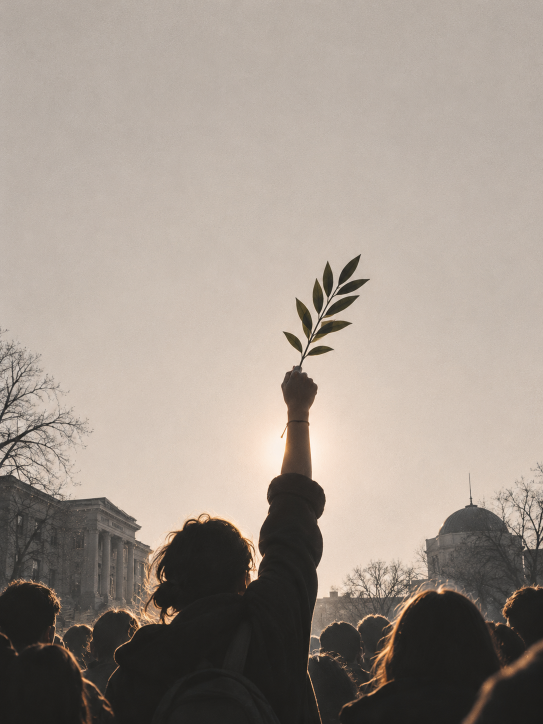
#> input picture Install/Alati/izvor/nova-serija/01_Podignuta_grancica_mir_i_nada_portrait.png, 1086 x 1448 px, given in place of User.png, which was not available (shown at 1/2 size)
$ python Napravi-ikonice.py
#> lines starting #> are read from the running program, lines starting #| are printed output that depends on the picture; after the words box and inside, x2 and y2 are one past the last pixel; in counts of white or black regions, pixels touching at a corner belong together
### Install/Alati/velike_plocice.py
"""Velike (512 px) ikonice Home i Gallery u istom stilu kao postojece plocice (User, Pictures...).

Koristi plocicu iz User.png (bordo pozadina, roze okvir, luk, senka), brise njen glif i crta
novi krem glif sa 4x nadsemplovanjem. Rezultat ide u Icons/PNG kao master.
"""
import os
from PIL import Image, ImageChops, ImageDraw, ImageFilter

BG = (104, 5, 31, 255)
GLYPH = (255, 250, 247, 255)
OUTLINE = (214, 190, 192, 255)
X = 4  # nadsemplovanje


def blank_tile(png_dir):
    tile = Image.open(os.path.join(png_dir, 'User.png')).convert('RGBA')
    ImageDraw.Draw(tile).rectangle((140, 128, 372, 362), fill=BG)
    return tile


def _paint(tile, mask_big):
    """mask_big: L maska glifa u 4x velicini."""
    m = mask_big.resize(tile.size, Image.LANCZOS)
    edge = mask_big.filter(ImageFilter.MaxFilter(9)).resize(tile.size, Image.LANCZOS)
    o = Image.new('RGBA', tile.size, OUTLINE); o.putalpha(edge); tile.alpha_composite(o)
    g = Image.new('RGBA', tile.size, GLYPH); g.putalpha(m); tile.alpha_composite(g)
    return tile


def S(v):
    return v * X


def home(png_dir):
    tile = blank_tile(png_dir)
    m = Image.new('L', (512 * X, 512 * X), 0)
    d = ImageDraw.Draw(m)
    d.polygon([(S(256), S(132)), (S(384), S(246)), (S(350), S(246)), (S(350), S(372)), (S(162), S(372)), (S(162), S(246)), (S(128), S(246))], fill=255)
    d.rectangle((S(318), S(150), S(344), S(214)), fill=255)                    # dimnjak
    door = Image.new('L', m.size, 0)
    ImageDraw.Draw(door).rounded_rectangle((S(228), S(286), S(284), S(380)), radius=S(24), fill=255)
    m = ImageChops.subtract(m, door)
    return _paint(tile, m)


def gallery(png_dir):
    tile = blank_tile(png_dir)
    big = (512 * X, 512 * X)
    stroke = S(20)
    front_box = (S(140), S(196), S(332), S(352))
    back_box = (S(186), S(150), S(378), S(306))
    front = Image.new('L', big, 0)
    ImageDraw.Draw(front).rounded_rectangle(front_box, radius=S(22), outline=255, width=stroke)
    inner = Image.new('L', big, 0)
    d = ImageDraw.Draw(inner)
    d.polygon([(S(166), S(328)), (S(214), S(262)), (S(246), S(300)), (S(270), S(276)), (S(308), S(328))], fill=255)
    d.ellipse((S(262), S(222), S(296), S(256)), fill=255)
    back = Image.new('L', big, 0)
    ImageDraw.Draw(back).rounded_rectangle(back_box, radius=S(22), outline=255, width=stroke)
    cut = Image.new('L', big, 0)
    ImageDraw.Draw(cut).rounded_rectangle((front_box[0] - S(16), front_box[1] - S(16), front_box[2] + S(16), front_box[3] + S(16)), radius=S(30), fill=255)
    back = ImageChops.subtract(back, cut)
    m = ImageChops.lighter(ImageChops.lighter(front, inner), back)
    return _paint(tile, m)


def build(png_dir):
    home(png_dir).save(os.path.join(png_dir, 'Home.png'))
    gallery(png_dir).save(os.path.join(png_dir, 'Gallery.png'))

### Install/Alati/Napravi-ikonice.py
"""Pravi Windows .ico fajlove iz 512 px PNG mastera (Icons/PNG -> Icons/ICO).

Pokretanje (potreban Python 3 + Pillow):
    py -I Install/Alati/Napravi-ikonice.py

Sta radi:
- Velicine 16, 20, 24, 32, 40, 48, 64 kao 32-bitni BMP (DIB) i 96, 128, 256 kao PNG,
  kako Microsoft preporucuje (male PNG ikonice neki delovi Windows-a ne prikazuju dobro).
  20 i 40 px su za 125% i 250% skaliranja ekrana.
- Home, Gallery, Desktop, Dokumenti, Preuzimanja, Slike, Muzika, Video do 32 px koriste
  razlicite siluete (male_ikonice.py), da bi se razlikovale u levoj navigaciji Explorer-a.
- Ostale male velicine (<= 48 px) se crtaju posebno umesto da se samo smanji velika slika:
  * fascikle sa znackom: znacka (dokument, preuzimanje, slika...) se uvecava da bi se
    fascikle razlikovale i na 16 px u navigacionom oknu Explorer-a;
  * zaobljene plocice: uklanja se meka senka koja na malim velicinama pravi mrlju;
  * sve se secu na stvarne ivice slike da bi popunile okvir kao Windows ikonice.
"""
import io
import os
import struct
import sys

from PIL import Image, ImageChops, ImageDraw, ImageFilter

sys.path.insert(0, os.path.dirname(os.path.abspath(__file__)))  # py -I ne dodaje fasciklu skripte
import male_ikonice      # noqa: E402  siluete za 16-32 px
import velike_plocice    # noqa: E402  Home/Gallery 512 px masteri

ROOT = os.path.abspath(os.path.join(os.path.dirname(__file__), '..', '..'))
PNG_DIR = os.path.join(ROOT, 'Icons', 'PNG')
ICO_DIR = os.path.join(ROOT, 'Icons', 'ICO')

BMP_SIZES = [16, 20, 24, 32, 40, 48, 64]
PNG_SIZES = [96, 128, 256]
SMALL = 48                       # do ove velicine vazi posebno crtanje
BADGE_C, BADGE_R = (399.5, 399.5), 73.5   # znacka u 512 px masteru
BADGE_RATIO = {16: 0.70, 20: 0.66, 22: 0.64, 24: 0.62, 32: 0.56, 40: 0.52, 48: 0.48}

FOLDER_BADGE = ['Folder-Documents', 'Folder-Downloads', 'Folder-Pictures', 'Folder-Music', 'Folder-Video',
                'Folder-Projects', 'Folder-Education', 'Folder-Team', 'Folder-Favorites']
TILES = ['Browser', 'Drive', 'Music', 'Network', 'Pictures', 'Printer', 'Security', 'User', 'Video', 'Home', 'Gallery']


def load(name):
    return Image.open(os.path.join(PNG_DIR, name + '.png')).convert('RGBA')


def alpha_bbox(im, threshold=24):
    return im.getchannel('A').point(lambda v: 255 if v > threshold else 0).getbbox()


def fit(im, size, sharpen):
    """Smanji sliku tako da stane u size x size uz ocuvan odnos stranica, centrirano."""
    w, h = im.size
    k = size / max(w, h)
    nw, nh = max(1, round(w * k)), max(1, round(h * k))
    # Smanjivanje u koracima daje cistije ivice nego jedan veliki skok.
    cur = im
    while cur.width > nw * 2:
        cur = cur.resize((cur.width // 2, cur.height // 2), Image.LANCZOS)
    cur = cur.resize((nw, nh), Image.LANCZOS)
    if sharpen:
        cur = unsharp_rgba(cur, size)
    out = Image.new('RGBA', (size, size), (0, 0, 0, 0))
    out.alpha_composite(cur, ((size - nw) // 2, (size - nh) // 2))
    return out


def unsharp_rgba(im, size):
    pct = 70 if size <= 24 else 45
    rgb = im.convert('RGB').filter(ImageFilter.UnsharpMask(radius=0.8, percent=pct, threshold=1))
    out = rgb.convert('RGBA')
    out.putalpha(im.getchannel('A'))
    return out


def remove_soft_shadow(im):
    """Plocice imaju sivu meku senku dole desno; za male velicine je uklanjamo."""
    px = im.load()
    out = im.copy()
    po = out.load()
    for y in range(im.height):
        for x in range(im.width):
            r, g, b, a = px[x, y]
            if 0 < a < 250 and max(r, g, b) - min(r, g, b) < 28:
                po[x, y] = (r, g, b, 0)
    return out


def badge_from(master):
    cx, cy = BADGE_C
    r = BADGE_R
    box = (round(cx - r), round(cy - r), round(cx + r), round(cy + r))
    crop = master.crop(box)
    s = crop.width
    mask = Image.new('L', (s * 4, s * 4), 0)
    ImageDraw.Draw(mask).ellipse((0, 0, s * 4 - 1, s * 4 - 1), fill=255)
    mask = mask.resize((s, s), Image.LANCZOS)
    crop.putalpha(ImageChops.multiply(crop.getchannel('A'), mask))
    return crop


def small_badged_folder(name, size, base_master):
    master = load(name)
    base = base_master.crop(alpha_bbox(base_master))
    canvas = fit(base, size, sharpen=True)
    d = max(7, round(size * BADGE_RATIO[size]))
    badge = badge_from(master)
    b = badge
    while b.width > d * 2:
        b = b.resize((b.width // 2, b.height // 2), Image.LANCZOS)
    b = unsharp_rgba(b.resize((d, d), Image.LANCZOS), size)
    canvas.alpha_composite(b, (size - d, size - d))
    return canvas


def render(name, size, base_master):
    if name in male_ikonice.GLYPHS and size <= male_ikonice.GLYPH_MAX:
        return male_ikonice.GLYPHS[name](size)
    master = load(name)
    if size > SMALL:
        return fit(master, size, sharpen=False) if size != 256 else master.resize((256, 256), Image.LANCZOS)
    if name in FOLDER_BADGE:
        return small_badged_folder(name, size, base_master)
    src = remove_soft_shadow(master) if name in TILES else master
    return fit(src.crop(alpha_bbox(src)), size, sharpen=True)


def bmp_entry(im):
    s = im.width
    header = struct.pack('<IiiHHIIiiII', 40, s, s * 2, 1, 32, 0, 0, 0, 0, 0, 0)
    px = im.load()
    rows = bytearray()
    for y in range(s - 1, -1, -1):
        for x in range(s):
            r, g, b, a = px[x, y]
            rows += bytes((b, g, r, a))
    stride = ((s + 31) // 32) * 4
    mask = bytearray()
    for y in range(s - 1, -1, -1):
        row = bytearray(stride)
        for x in range(s):
            if px[x, y][3] == 0:
                row[x // 8] |= 0x80 >> (x % 8)
        mask += row
    return header + bytes(rows) + bytes(mask)


def png_entry(im):
    buf = io.BytesIO()
    im.save(buf, 'PNG', optimize=True)
    return buf.getvalue()


def write_ico(path, images):
    entries = [(im.width, bmp_entry(im) if im.width in BMP_SIZES else png_entry(im)) for im in images]
    offset = 6 + 16 * len(entries)
    out = bytearray(struct.pack('<HHH', 0, 1, len(entries)))
    data = bytearray()
    for size, blob in entries:
        dim = 0 if size >= 256 else size
        out += struct.pack('<BBBBHHII', dim, dim, 0, 0, 1, 32, len(blob), offset + len(data))
        data += blob
    with open(path, 'wb') as f:
        f.write(out + data)


def main():
    # Novi masteri: Home i Gallery (plocice), Desktop (isti crtez kao Monitor, druga mala silueta)
    velike_plocice.build(PNG_DIR)
#> in home, `m = Image.new('L', (512 * X, 512 * X), 0)`: m: PIL image 2048x2048 L; every value is 0
#> in home, `ImageDraw.Draw(door).rounded_rectangle((S(228), S(286), S(284), S(380)..`:
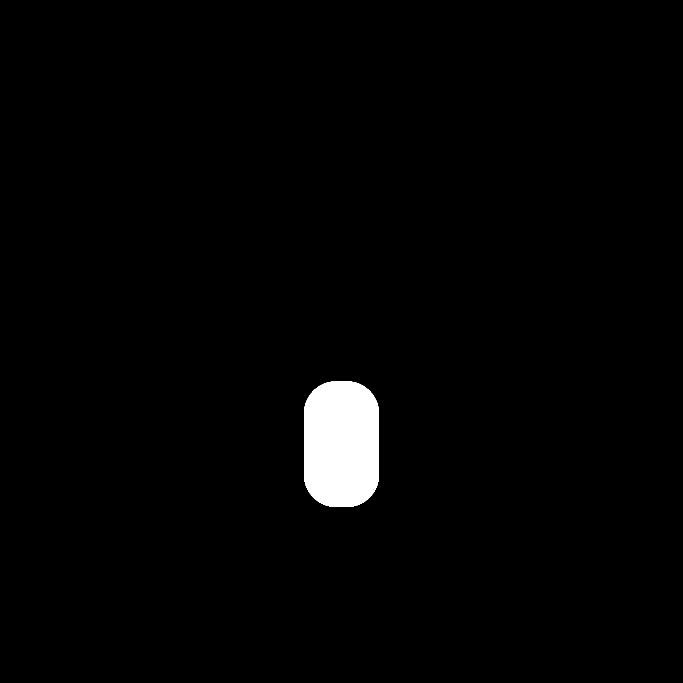
#> door: PIL image 2048x2048 L (shown at 1/3 size); 1.8% white; 1 white region, box (x1, y1, x2, y2) and area: (912, 1144, 1137, 1521) 76809
#> in home, `m = ImageChops.subtract(m, door)`: m: PIL image 2048x2048 L; 13.4% white; 1 white region, box (x1, y1, x2, y2) and area: (512, 528, 1537, 1489) 561846
#> in gallery, `ImageDraw.Draw(front).rounded_rectangle(front_box, radius=S(22), outli..`: front: PIL image 2048x2048 L; 4.5% white; 1 white region, box (x1, y1, x2, y2) and area: (560, 784, 1329, 1409) 190736
#> in gallery, `ImageDraw.Draw(back).rounded_rectangle(back_box, radius=S(22), outline..`: back: PIL image 2048x2048 L; 4.5% white; 1 white region, box (x1, y1, x2, y2) and area: (744, 600, 1513, 1225) 190736
#> in gallery, `ImageDraw.Draw(cut).rounded_rectangle((front_box[0] - S(16), front_box..`: cut: PIL image 2048x2048 L; 15.8% white; 1 white region, box (x1, y1, x2, y2) and area: (496, 720, 1393, 1473) 662941
#> in gallery, `back = ImageChops.subtract(back, cut)`: back: PIL image 2048x2048 L; 2.5% white; 1 white region, box (x1, y1, x2, y2) and area: (744, 600, 1513, 1225) 106492
#> in gallery, `m = ImageChops.lighter(ImageChops.lighter(front, inner), back)`: m: PIL image 2048x2048 L; 9.4% white; 4 white regions, box (x1, y1, x2, y2) and area: (560, 784, 1329, 1409) 190736, (744, 600, 1513, 1225) 106492, (664, 1048, 1233, 1313) 81217, (1048, 888, 1185, 1025) 14729
#> in _paint (call 2), `edge = mask_big.filter(ImageFilter.MaxFilter(9)).resize(tile.size, Ima..`:
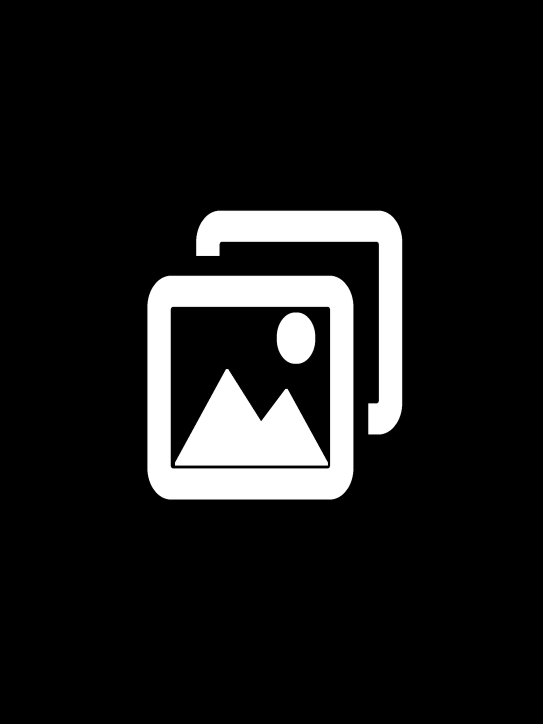
#> edge: PIL image 1086x1448 L (shown at 1/2 size); min 0, max 255, mean 26.4
#> in _paint (call 2), `o.putalpha(edge)`:
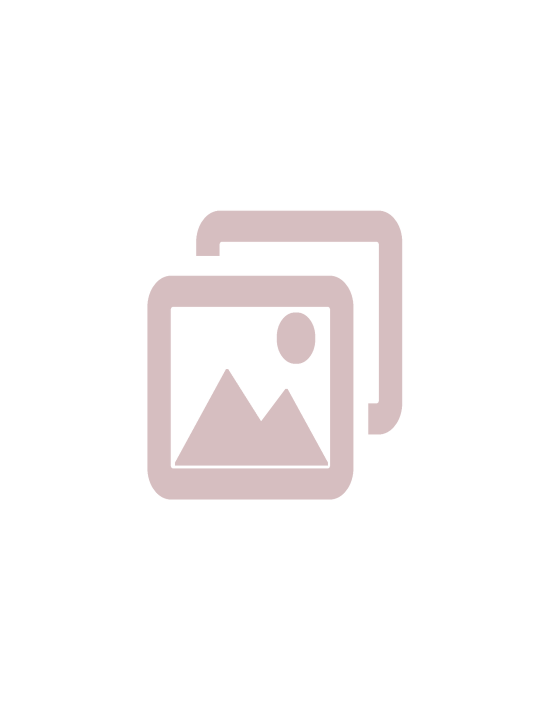
#> o: PIL image 1086x1448 RGBA (shown at 1/2 size); mean R, G, B, A 214, 190, 192, 26.4; transparent parts drawn white
    load('Monitor').save(os.path.join(PNG_DIR, 'Desktop.png'))
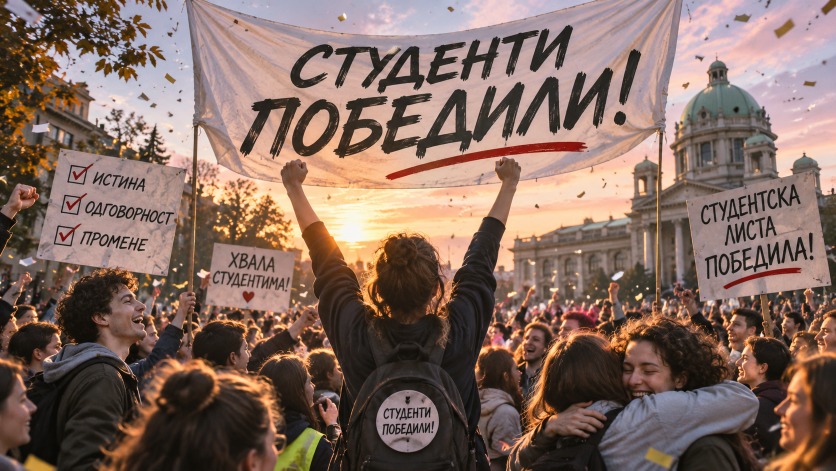
#> input picture Install/Alati/izvor/nova-serija/02_Veliki_transparent_studenti_pobedili.png, 1672 x 941 px, given in place of Monitor.png, which was not available (shown at 1/2 size)
    load('Folder-3').save(os.path.join(PNG_DIR, 'Explorer.png'))   # File Explorer na traci zadataka
    names = sorted(os.path.splitext(f)[0] for f in os.listdir(PNG_DIR) if f.lower().endswith('.png'))
    out_dir = sys.argv[1] if len(sys.argv) > 1 else ICO_DIR   # opciono: druga izlazna fascikla
    os.makedirs(out_dir, exist_ok=True)
    # Fascikla bez broja "3" (broj je uklonjen iz Folder-3.png): na malim velicinama znacka bi
    # prekrila pola broja i ostao bi besmislen beli komadic.
    base_master = Image.open(os.path.join(os.path.dirname(__file__), 'izvor', 'Folder-bez-broja-512.png')).convert('RGBA')
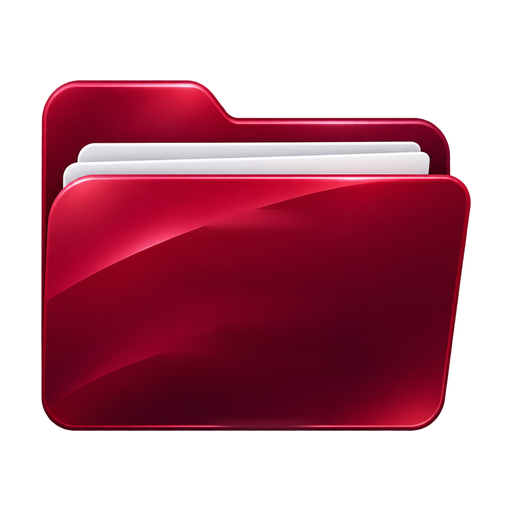
#> input picture Install/Alati/izvor/Folder-bez-broja-512.png, 512 x 512 px
#> base_master is the input picture: PIL image 512x512 RGBA; mean R, G, B, A 69.6, 12.3, 26.1, 130.2
    for name in names:
        images = [render(name, s, base_master) for s in BMP_SIZES + PNG_SIZES]
#> in fit, `w, h = im.size`: w = 1086; h = 1448
#> in fit, `k = size / max(w, h)`: k = 0.011
#> in fit, `nw, nh = max(1, round(w * k)), max(1, round(h * k))`: nw = 12; nh = 16
#> the loop in fit, `while cur.width > nw * 2:` made 6 passes
#> in fit, `out = Image.new('RGBA', (size, size), (0, 0, 0, 0))`: out: PIL image 16x16 RGBA; every value is 0
#> the loop in fit (call 2), `while cur.width > nw * 2:` made 6 passes
#> in fit (call 2), `out = Image.new('RGBA', (size, size), (0, 0, 0, 0))`: out: PIL image 20x20 RGBA; every value is 0
#> in fit (call 3), `out = Image.new('RGBA', (size, size), (0, 0, 0, 0))`: out: PIL image 24x24 RGBA; every value is 0
#> call 4 of fit, with size = 32, sharpen = True
#> in fit (call 4), `k = size / max(w, h)`: k = 0.0221
#> in fit (call 4), `nw, nh = max(1, round(w * k)), max(1, round(h * k))`: nw = 24; nh = 32
#> the loop in fit (call 4), `while cur.width > nw * 2:` made 5 passes
#> in fit (call 4), `out = Image.new('RGBA', (size, size), (0, 0, 0, 0))`: out: PIL image 32x32 RGBA; every value is 0
#> in fit (call 4), `out.alpha_composite(cur, ((size - nw) // 2, (size - nh) // 2))`:
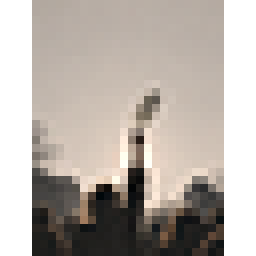
#> out: PIL image 32x32 RGBA (shown 8 times larger); mean R, G, B, A 119.2, 111.3, 104.3, 191.2; transparent parts drawn white
#> in fit (call 5), `k = size / max(w, h)`: k = 0.0276
#> in fit (call 5), `nw, nh = max(1, round(w * k)), max(1, round(h * k))`: nw = 30; nh = 40
#> the loop in fit (call 5), `while cur.width > nw * 2:` made 5 passes
#> in fit (call 5), `cur = cur.resize((nw, nh), Image.LANCZOS)`:
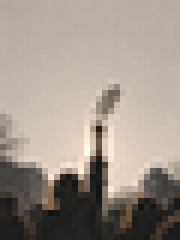
#> cur: PIL image 30x40 RGBA (shown 6 times larger); mean R, G, B, A 159, 148.5, 139.1, 255
#> images = 10 items
        write_ico(os.path.join(out_dir, name + '.ico'), images)
#> in write_ico, `offset = 6 + 16 * len(entries)`: offset = 166
#> the loop in write_ico, `for size, blob in entries:` made 10 passes
#> (size, dim) on passes 1 to 10: (16, 16), (20, 20), (24, 24), (32, 32), (40, 40), (48, 48), (64, 64), (96, 96), (128, 128), (256, 0)
        print('ok', name)


if __name__ == '__main__':
    sys.exit(main())
#> (the program exits here)
